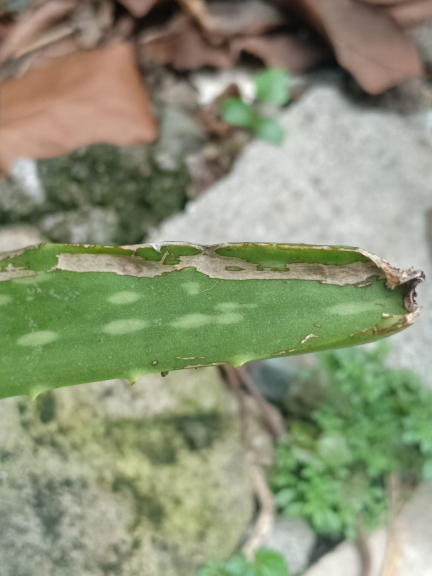
#> input picture images/1.png, 864 x 1152 px (shown at 1/2 size)
$ python run.py
#> lines starting #> are read from the running program, lines starting #| are printed output that depends on the picture; after the words box and inside, x2 and y2 are one past the last pixel; in counts of white or black regions, pixels touching at a corner belong together
### preprocess/pre.py
import cv2 as cv, numpy as np


#resize image, input only one of h/w to preserve ratio
def resize(image, width = None, height = None, inter = cv.INTER_AREA):
    # initialize dimensions of img and get size
    dim = None
    (h, w) = image.shape[:2]

    # if both width and height are None, return the orig img
    if width is None and height is None:
        return image

    # check if the width is None
    if width is None:
        # calculate the ratio of the height and construct the
        # dimensions
        r = height / float(h)
        dim = (int(w * r), height)

    # otherwise, the height is None
    else:
        # calculate the ratio of the width and construct the
        # dimensions
        r = width / float(w)
        dim = (width, int(h * r))

    # resize
    resized = cv.resize(image, dim, interpolation = inter)

    # return the resized image
    return resized

##============================================================================
#for removing blurry background, not really optimal if bg is not really blurred
def remove(img):
    # grayscale
    gray = cv.cvtColor(img, cv.COLOR_BGR2GRAY)

    # canny
    canned = cv.Canny(gray, 70, 70);

    # dilate to close holes in lines
    kernel = np.ones((4,4),np.uint8)
    mask = cv.dilate(canned, kernel, iterations =3)

    # find contours
    contours, _ = cv.findContours(mask, cv.RETR_TREE, cv.CHAIN_APPROX_SIMPLE)

    # find big contours
    biggest_cntr = None;
    biggest_area = 0;
    for contour in contours:
        area = cv.contourArea(contour);
        if area > biggest_area:
            biggest_area = area;
            biggest_cntr = contour;

    # draw contours
    crop_mask = np.zeros_like(mask);
    cv.drawContours(crop_mask, [biggest_cntr], -1, (255), -1);

    # fill in holes
    # inverted
    inverted = cv.bitwise_not(crop_mask);

    # contours again
    contours, _ = cv.findContours(inverted, cv.RETR_TREE, cv.CHAIN_APPROX_SIMPLE);

    # find small contours
    small_cntrs = [];
    for contour in contours:
        area = cv.contourArea(contour);
        if area < 200:
            print(area);
            small_cntrs.append(contour);

    # draw on mask
    cv.drawContours(crop_mask, small_cntrs, -1, (255), -1);

    # opening + median blur to smooth jaggies
    crop_mask = cv.erode(crop_mask, kernel, iterations = 1);
    crop_mask = cv.dilate(crop_mask, np.ones((6,6),np.uint8), iterations = 10);
    crop_mask = cv.medianBlur(crop_mask, 5);

    # crop image
    crop = np.zeros_like(img);
    crop[crop_mask == 255] = img[crop_mask == 255];

    return crop

#====================================================================================

##Main preprocessor to
def preprocessor(img, stretch="auto"):
    contr =img.copy()
    #convert image to hsv color space so light intensity is of minimal factor
    hsv = cv.cvtColor(img, cv.COLOR_BGR2HSV)


    #thresholding color with respect to range
    minimum = np.array([40,40,40], np.uint8)
    maximum = np.array([70,255,255], np.uint8)
    thres = cv.inRange(hsv, minimum, maximum)

    #find contours within the thresholded
    contours, heirarchy = cv.findContours(thres, cv.RETR_TREE, cv.CHAIN_APPROX_SIMPLE)
    cv.drawContours(contr, contours, -1, (0,0,255), 2)

    #getting the Area of the outermost contours
    areas = [cv.contourArea(c) for c in contours]
    max_index = np.argmax(areas)
    cnt = contours[max_index]

    #getting and setting perimeters from the Area
    x,y,w,h = cv.boundingRect(cnt)
    cv.rectangle(img,(x,y),(x+w,y+h),(0,255,0),2)
    #cv.rectangle(hsv,(x,y),(x+w,y+h),(0,255,0),2)

    if((y+h)<100 or (x+w)<100):
        print("Aloe not detected")
        cropped = np.zeros((255,255,3), dtype=np.uint8)
        cv.putText(cropped,"Empty", (50,50),cv.FONT_HERSHEY_SIMPLEX, 0.8, (255,0,255), 1, 1)
    else:
        #image segmentation/cropping
        cropped = hsv[y:y+h,x:x+w]


    #create empty image
    blank = np.zeros((255,255,3), dtype=np.uint8)

    if stretch == "auto":
        if cropped.shape[1]>cropped.shape[0]:
            cropped = resize(cropped, width=255)
        else:
            cropped = resize(cropped, height=255)

    cv.imshow("crop",cropped)
##    cropped = rmv.remove(cropped)
##
##    cv.imshow("Removed bg",cropped)

    off_x = (256 - cropped.shape[1])//2
    off_y = (256 - cropped.shape[0])//2
    blank [off_y:off_y+cropped.shape[0], off_x:off_x+cropped.shape[1]] = cropped
    retr_img=blank

    return retr_img


##An agressive version of above, should delete left over bg from the -
##cropped image, although it removes too much
def preprocessor_Aggressive(img, stretch="auto"):
    contr =img.copy()
    #convert image to hsv color space so light intensity is of minimal factor
    hsv = cv.cvtColor(img, cv.COLOR_BGR2HSV)


    #thresholding color with respect to range
    minimum = np.array([40,40,30], np.uint8)
    maximum = np.array([70,255,255], np.uint8)
    thres = cv.inRange(hsv, minimum, maximum)

    #find contours within the thresholded
    contours, heirarchy = cv.findContours(thres, cv.RETR_TREE, cv.CHAIN_APPROX_SIMPLE)
    cv.drawContours(contr, contours, -1, (0,0,255), 2)

    #getting the Area of the outermost contours
##    areas = [cv.contourArea(c) for c in contours]
    areas = [cv.contourArea(c) for c in contours]
    max_index = np.argmax(areas)
    cnt = contours[max_index]

    #getting and setting perimeters from the Area
    x,y,w,h = cv.boundingRect(cnt)
    cv.rectangle(img,(x,y),(x+w,y+h),(0,255,0),2)
    #cv.rectangle(hsv,(x,y),(x+w,y+h),(0,255,0),2)


    if((y+h)<100 or (x+w)<100):
        print("Aloe not detected")
        cropped = np.zeros((255,255,3), dtype=np.uint8)
        cv.putText(cropped,"Empty", (50,50),cv.FONT_HERSHEY_SIMPLEX, 0.8, (255,0,255), 3, -1)
    else:
        #image segmentation/cropping
        cropped = hsv[y:y+h,x:x+w]

    #create empty image
    blank = np.zeros((255,255,3), dtype=np.uint8)

    if stretch == "auto":
        if cropped.shape[1]>cropped.shape[0]:
            cropped = resize(cropped, width=255)
        else:
            cropped = resize(cropped, height=255)


    try:
        cropped = remove(cropped)
    except Exception as e: print(e)
    cv.imshow("removed",cropped)

    off_x = (256 - cropped.shape[1])//2
    off_y = (256 - cropped.shape[0])//2
    blank [off_y:off_y+cropped.shape[0], off_x:off_x+cropped.shape[1]] = cropped
    retr_img=blank

    return retr_img

### run.py
from preprocess import pre
import cv2 as cv


# READ IMAGE
x="1.png"
image = cv.imread("images/"+str(x))
#> image is the input picture: shape (1152, 864, 3); mean B, G, R 117.5, 146.6, 139.2
image = pre.resize(image, height=255)
image2 = image.copy()
#check if the image is loaded
cv.imshow("Image", image)

image = pre.preprocessor_Aggressive(image)
#> in preprocessor_Aggressive, `hsv = cv.cvtColor(img, cv.COLOR_BGR2HSV)`: hsv: shape (255, 191, 3); mean H, S, V 37.6, 62.8, 152.1
#> in preprocessor_Aggressive, `thres = cv.inRange(hsv, minimum, maximum)`:
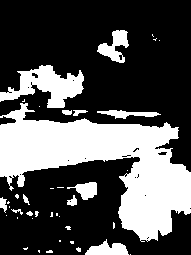
#> thres: shape (255, 191); 32.4% white; 40 white regions (27 under 20 px)
#> in preprocessor_Aggressive, `contours, heirarchy = cv.findContours(thres, cv.RETR_TREE, cv.CHAIN_AP..`: contours = 63 contours, 50 with area under 20; largest, box (x1, y1, x2, y2) and area: (0, 103, 191, 242) 11616, (0, 65, 84, 108) 1660, (97, 30, 129, 63) 467, (85, 239, 129, 255) 361, (67, 182, 97, 200) 258
#> in preprocessor_Aggressive, `cv.drawContours(contr, contours, -1, (0,0,255), 2)`:
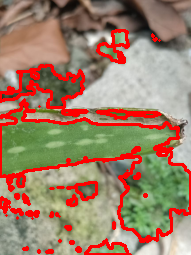
#> contr: shape (255, 191, 3); mean B, G, R 104.9, 128.8, 158.2
#> in preprocessor_Aggressive, `areas = [cv.contourArea(c) for c in contours]`: areas = 63 values, max 11615.5 at index 34, min 0 at index 0, mean 238.8
#> in preprocessor_Aggressive, `max_index = np.argmax(areas)`: max_index = 34
#> in preprocessor_Aggressive, `cnt = contours[max_index]`: cnt = contour of 352 points, box (x1, y1, x2, y2) (0, 103, 191, 242), area 11616
#> in preprocessor_Aggressive, `x,y,w,h = cv.boundingRect(cnt)`: x = 0; y = 103; w = 191; h = 139
#> in preprocessor_Aggressive, `cv.rectangle(img,(x,y),(x+w,y+h),(0,255,0),2)`: img: shape (255, 191, 3); mean B, G, R 112.7, 149.3, 134
#> in preprocessor_Aggressive, `cropped = hsv[y:y+h,x:x+w]`: cropped: shape (139, 191, 3); mean H, S, V 42.8, 74.2, 154.1
#> in resize (call 2), `resized = cv.resize(image, dim, interpolation = inter)`: resized: shape (185, 255, 3); mean H, S, V 42.7, 74.1, 154
#> in remove, `gray = cv.cvtColor(img, cv.COLOR_BGR2GRAY)`:
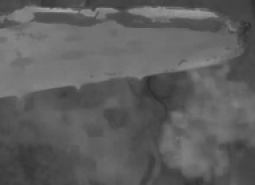
#> gray: shape (185, 255); min 45, max 165, mean 94.4
#> in remove, `canned = cv.Canny(gray, 70, 70);`: canned: shape (185, 255); 2.9% white in thin lines or dots
#> in remove, `mask = cv.dilate(canned, kernel, iterations =3)`:
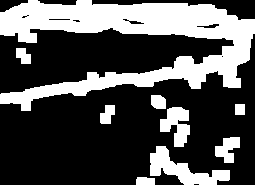
#> mask: shape (185, 255); 31.9% white; 9 white regions
#> in remove, `contours, _ = cv.findContours(mask, cv.RETR_TREE, cv.CHAIN_APPROX_SIMP..`: contours = 17 contours, 5 with area under 20; largest, box (x1, y1, x2, y2) and area: (0, 0, 255, 111) 11276, (150, 146, 230, 185) 1180, (160, 107, 190, 147) 649, (215, 137, 240, 163) 354, (100, 105, 115, 124) 176
#> the loop in remove, `for contour in contours:` made 17 passes
#> (area, biggest_area) on passes 1, 2, 9: (117, 117), (1180, 1180), (11275.5, 11275.5)
#> area on passes 3, 4, 5, 7, 8, 11: 353.5, 649, 176.5, 163, 151, 68.5
#> after the loop in remove, `for contour in contours:`: biggest_area = 11275.5; biggest_cntr = contour of 332 points, box (x1, y1, x2, y2) (0, 0, 255, 111), area 11276
#> in remove, `cv.drawContours(crop_mask, [biggest_cntr], -1, (255), -1);`: crop_mask: shape (185, 255); 25.2% white; 1 white region, box (x1, y1, x2, y2) and area: (0, 0, 255, 111) 11893
#> in remove, `inverted = cv.bitwise_not(crop_mask);`: inverted: shape (185, 255); 74.8% white; 1 black region
#> in remove, `contours, _ = cv.findContours(inverted, cv.RETR_TREE, cv.CHAIN_APPROX_..`: contours = 5 contours; box (x1, y1, x2, y2) and area: (0, 34, 255, 185) 24444, (0, 28, 234, 94) 8675, (92, 0, 255, 20) 899, (0, 0, 28, 12) 164, (38, 0, 77, 5) 116
#> the loop in remove, `for contour in contours:` made 5 passes
#> area on passes 1 to 5: 24444, 8675, 899, 116, 164.5
#| 116.0
#| 164.5
#> after the loop in remove, `for contour in contours:`: small_cntrs = 2 contours; box (x1, y1, x2, y2) and area: (0, 0, 28, 12) 164, (38, 0, 77, 5) 116
#> in remove, `cv.drawContours(crop_mask, small_cntrs, -1, (255), -1);`: crop_mask: shape (185, 255); 26% white; 1 white region, box (x1, y1, x2, y2) and area: (0, 0, 255, 111) 12249
#> in remove, `crop_mask = cv.erode(crop_mask, kernel, iterations = 1);`: crop_mask: shape (185, 255); 22.1% white; 1 white region, box (x1, y1, x2, y2) and area: (0, 0, 255, 110) 10442
#> in remove, `crop_mask = cv.dilate(crop_mask, np.ones((6,6),np.uint8), iterations =..`: crop_mask: shape (185, 255); 67.2% white; 2 black regions (1 under 20 px), largest, box (x1, y1, x2, y2) and area: (0, 116, 255, 185) 15432
#> in remove, `crop_mask = cv.medianBlur(crop_mask, 5);`: crop_mask: shape (185, 255); 67.3% white; 2 black regions (1 under 20 px), largest, box (x1, y1, x2, y2) and area: (0, 116, 255, 185) 15433
#> in remove, `crop[crop_mask == 255] = img[crop_mask == 255];`: crop: shape (185, 255, 3); mean H, S, V 29.2, 55.6, 101.5
#> in preprocessor_Aggressive, `blank [off_y:off_y+cropped.shape[0], off_x:off_x+cropped.shape[1]] = c..`: blank: shape (255, 255, 3); mean H, S, V 21.2, 40.3, 73.7
#cv.imshow("return", image)
cv.imshow("Aggressive",cv.cvtColor(image,cv.COLOR_HSV2BGR))
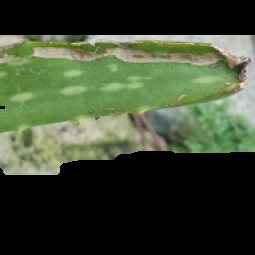
#> window 'Aggressive': shape (255, 255, 3); mean B, G, R 51, 73.3, 62.4
image2 = pre.preprocessor(image2)
#> in preprocessor, `thres = cv.inRange(hsv, minimum, maximum)`: thres: shape (255, 191); 32.4% white; 39 white regions (26 under 20 px)
#> in preprocessor, `contours, heirarchy = cv.findContours(thres, cv.RETR_TREE, cv.CHAIN_AP..`: contours = 62 contours, 49 with area under 20; largest, box (x1, y1, x2, y2) and area: (0, 103, 191, 242) 11616, (0, 65, 84, 108) 1660, (97, 30, 129, 63) 467, (85, 239, 129, 255) 361, (67, 182, 97, 200) 258
#> in preprocessor, `cv.drawContours(contr, contours, -1, (0,0,255), 2)`:
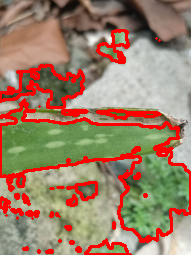
#> contr: shape (255, 191, 3); mean B, G, R 104.9, 128.9, 158.1
#> in preprocessor, `areas = [cv.contourArea(c) for c in contours]`: areas = 62 values, max 11615.5 at index 34, min 0 at index 0, mean 242.7
#> in preprocessor, `max_index = np.argmax(areas)`: max_index = 34
#> in preprocessor, `x,y,w,h = cv.boundingRect(cnt)`: x = 0; y = 103; w = 191; h = 139
#> in preprocessor, `blank [off_y:off_y+cropped.shape[0], off_x:off_x+cropped.shape[1]] = c..`: blank: shape (255, 255, 3); mean H, S, V 31, 53.8, 111.7
cv.imshow("Non-Aggressive",cv.cvtColor(image2,cv.COLOR_HSV2BGR))
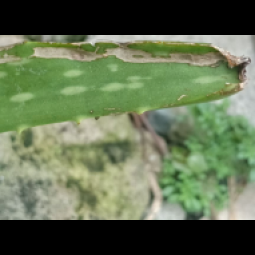
#> window 'Non-Aggressive': shape (255, 255, 3); mean B, G, R 80.8, 111.2, 96.8

cv.imwrite("images/out/"+x+"-hsv.png",image)
cv.imwrite("images/out/"+x+"-rgb.png",cv.cvtColor(image,cv.COLOR_HSV2BGR))
cv.imwrite("images/out/"+x+"-hsv2.png",image2)
cv.imwrite("images/out/"+x+"-rgb2.png",cv.cvtColor(image2,cv.COLOR_HSV2BGR))

# [12 lines of commented-out code are left out]
cv.waitKey(0)
cv.destroyAllWindows()

$ run again, with images/10.png copied over images/1.png
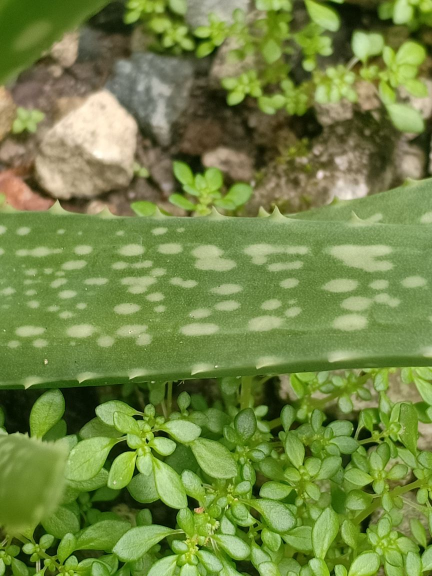
#> input picture images/10.png, 864 x 1152 px (shown at 1/2 size)
#> image is the input picture: shape (1152, 864, 3); mean B, G, R 68.8, 134.9, 115.2
#> hsv: shape (255, 191, 3); mean H, S, V 37.5, 136.8, 137.2
#> in preprocessor_Aggressive, `thres = cv.inRange(hsv, minimum, maximum)`:
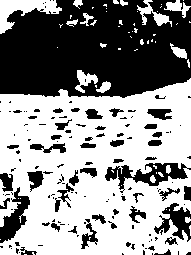
#> thres: shape (255, 191); 56.2% white; 143 black regions (95 under 20 px)
#> in preprocessor_Aggressive, `contours, heirarchy = cv.findContours(thres, cv.RETR_TREE, cv.CHAIN_AP..`: contours = 222 contours, 155 with area under 20; largest, box (x1, y1, x2, y2) and area: (0, 78, 191, 255) 28500, (104, 162, 189, 191) 1256, (0, 0, 62, 34) 800, (137, 0, 172, 27) 241, (26, 170, 45, 192) 236
#> in preprocessor_Aggressive, `areas = [cv.contourArea(c) for c in contours]`: areas = 222 values, max 28500.5 at index 11, min 0 at index 0, mean 161.4
#> in preprocessor_Aggressive, `max_index = np.argmax(areas)`: max_index = 11
#> in preprocessor_Aggressive, `cnt = contours[max_index]`: cnt = contour of 455 points, box (x1, y1, x2, y2) (0, 78, 191, 255), area 28500
#> in preprocessor_Aggressive, `x,y,w,h = cv.boundingRect(cnt)`: x = 0; y = 78; w = 191; h = 177
#> img: shape (255, 191, 3); mean B, G, R 66.8, 138, 111.9
#> cropped: shape (177, 191, 3); mean H, S, V 40.5, 143.3, 141.5
#> resized: shape (236, 255, 3); mean H, S, V 40.5, 143.2, 141.4
#> canned: shape (236, 255); 13.9% white in thin lines or dots
#> mask: shape (236, 255); 77.8% white; 27 black regions (18 under 20 px)
#> in remove, `contours, _ = cv.findContours(mask, cv.RETR_TREE, cv.CHAIN_APPROX_SIMP..`: contours = 24 contours, 17 with area under 20; largest, box (x1, y1, x2, y2) and area: (0, 0, 255, 236) 44724, (188, 47, 225, 88) 821, (226, 0, 255, 14) 309, (50, 69, 73, 93) 168, (23, 27, 32, 40) 94, (123, 164, 134, 175) 48, (77, 214, 85, 222) 20
#> the loop in remove, `for contour in contours:` made 24 passes
#> (area, biggest_area) on passes 1, 4: (821, 821), (44724.5, 44724.5)
#> after the loop in remove, `for contour in contours:`: biggest_area = 44724.5; biggest_cntr = contour of 434 points, box (x1, y1, x2, y2) (0, 0, 255, 236), area 44724
#> inverted: shape (236, 255); 23.7% white; 8 white regions (2 under 20 px)
#> in remove, `contours, _ = cv.findContours(inverted, cv.RETR_TREE, cv.CHAIN_APPROX_..`: contours = 8 contours, 2 with area under 20; largest, box (x1, y1, x2, y2) and area: (33, 0, 255, 117) 10370, (0, 157, 56, 207) 1494, (29, 0, 86, 56) 610, (0, 50, 23, 120) 558, (0, 0, 15, 26) 148, (162, 0, 170, 9) 48
#> the loop in remove, `for contour in contours:` made 8 passes
#> area on passes 1, 3, 4, 5, 7, 8: 1494.5, 558.5, 10369.5, 48.5, 610, 148.5
#> (printed output is left out)
#> after the loop in remove, `for contour in contours:`: small_cntrs = 4 contours, 2 with area under 20; largest, box (x1, y1, x2, y2) and area: (0, 0, 15, 26) 148, (162, 0, 170, 9) 48
#> crop: shape (236, 255, 3); mean H, S, V 39.4, 140.7, 137.5
#> in preprocessor, `contours, heirarchy = cv.findContours(thres, cv.RETR_TREE, cv.CHAIN_AP..`: contours = 228 contours, 160 with area under 20; largest, box (x1, y1, x2, y2) and area: (0, 78, 191, 255) 28423, (104, 162, 189, 194) 1296, (0, 0, 62, 34) 737, (26, 169, 55, 193) 308, (40, 216, 79, 235) 280
#> in preprocessor, `areas = [cv.contourArea(c) for c in contours]`: areas = 228 values, max 28423 at index 12, min 0 at index 0, mean 158.3
#> in preprocessor, `max_index = np.argmax(areas)`: max_index = 12
#> in preprocessor, `cnt = contours[max_index]`: cnt = contour of 459 points, box (x1, y1, x2, y2) (0, 78, 191, 255), area 28423
#> in preprocessor, `x,y,w,h = cv.boundingRect(cnt)`: x = 0; y = 78; w = 191; h = 177
#> `cv.imshow("Non-Aggressive",cv.cvtColor(image2,cv.COLOR_HSV2BGR))`:
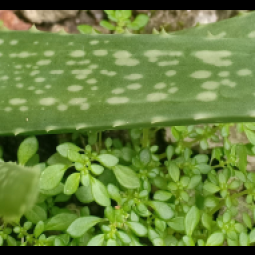
#> window 'Non-Aggressive': shape (255, 255, 3); mean B, G, R 61.5, 129.9, 105
